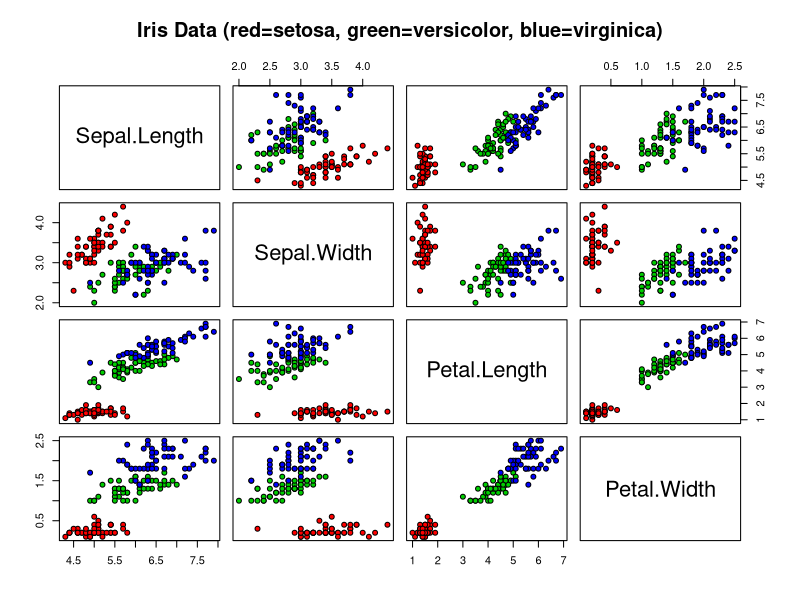

The R source for this figure:
## ---- chunk 1
knitr::opts_chunk$set(echo = TRUE)
library(ggplot2)
library(randomForest)
library(caret)
## ---- chunk 2
data(iris)
str(iris)
summary(iris)
## ---- chunk 3
pairs(iris[1:4], main = "Iris Data (red=setosa, green=versicolor, blue=virginica)",
       pch = 21, bg = c("red", "green3", "blue")[unclass(iris$Species)])
## ---- chunk 4
set.seed(42)
trainIndex <- createDataPartition(iris$Species, p = .8, list = FALSE)
trainData <- iris[ trainIndex,]
testData  <- iris[-trainIndex,]

model <- randomForest(Species ~ ., data=trainData)
print(model)

pred <- predict(model, testData)
confusionMatrix(pred, testData$Species)
## ---- chunk 5
# Compute correlation matrix and remove highly correlated variables
corMatrix <- cor(trainData[, -5])
highCorFeatures <- findCorrelation(corMatrix, cutoff = .7)
reducedTrainData <- trainData[, -highCorFeatures]

model2 <- randomForest(Species ~ ., data=reducedTrainData)
print(model2)

reducedTestData <- testData[, -highCorFeatures]
pred2 <- predict(model2, reducedTestData)
confusionMatrix(pred2, testData$Species)
## ---- chunk 6
set.seed(42)
control <- rfeControl(functions=rfFuncs, method="cv", number=10)
results <- rfe(trainData[,1:4], trainData[,5], sizes=c(1:4), rfeControl=control)
print(results)

model3 <- randomForest(Species ~ ., data=trainData[,c(results$optVariables, "Species")])
pred3 <- predict(model3, testData[,c(results$optVariables, "Species")])
confusionMatrix(pred3, testData$Species)
## ---- chunk 7
control2 <- rfeControl(functions=rfFuncs, method="cv", number=10)
results2 <- rfe(trainData[,1:4], trainData[,5], sizes=c(1:4), rfeControl=control2)
print(results2)

model4 <- randomForest(Species ~ ., data=trainData[,c(results2$optVariables, "Species")])
pred4 <- predict(model4, testData[,c(results2$optVariables, "Species")])
confusionMatrix(pred4, testData$Species)
## ---- chunk 8
pca <- prcomp(trainData[, -5], center = TRUE, scale. = TRUE)
trainData_pca <- data.frame(pca$x, Species = trainData$Species)

model5 <- randomForest(Species ~ ., data=trainData_pca)
print(model5)

testData_pca <- data.frame(predict(pca, newdata = testData[, -5]), Species = testData$Species)
pred5 <- predict(model5, testData_pca)
confusionMatrix(pred5, testData$Species)
